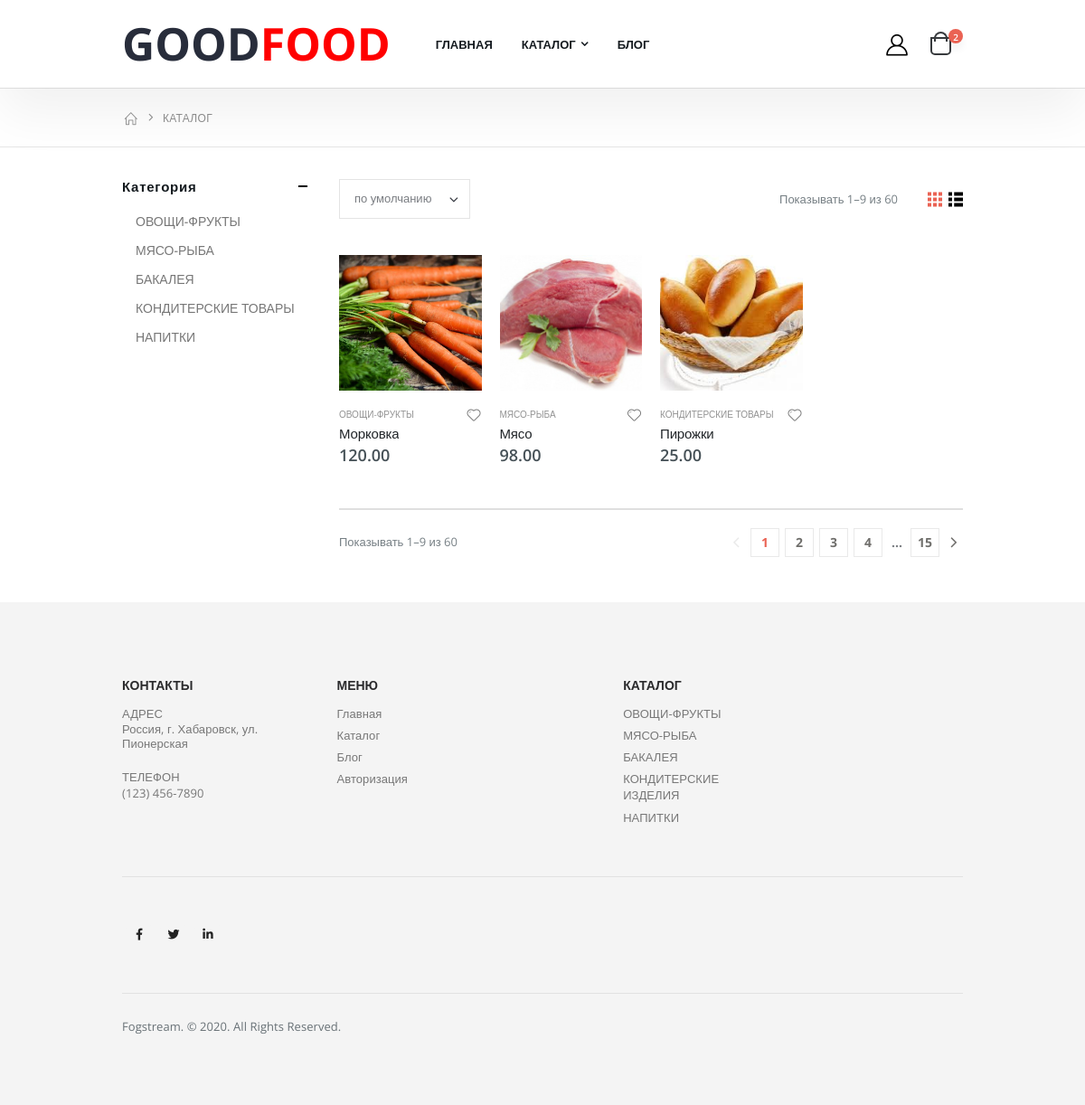
The page /catalog on the database as committed earlier.
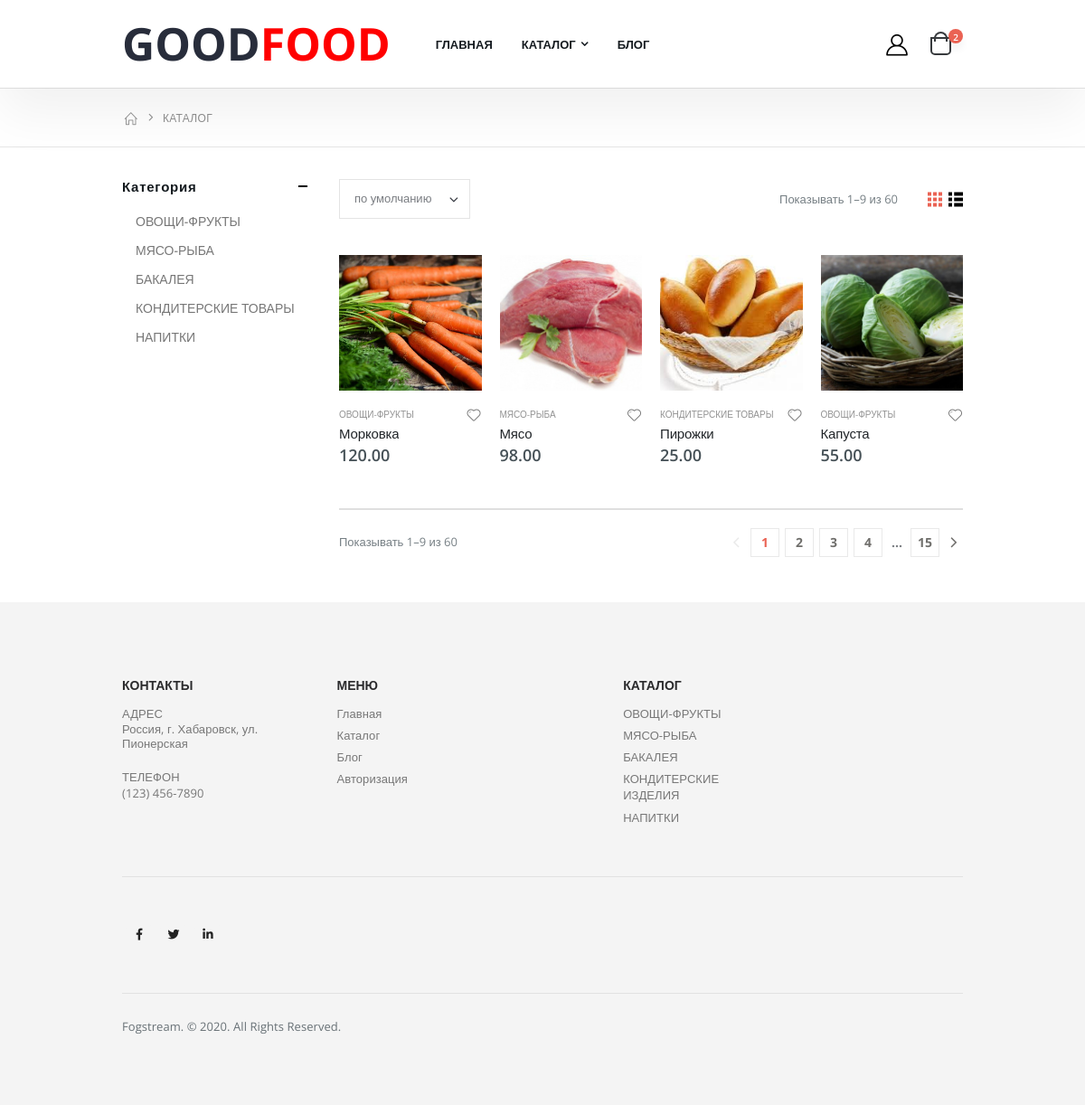
The same page on the database as committed later.
### shop/models.py (models this page shows, shortened)
class Product(models.Model):
    name = models.CharField(max_length=30)
    price = models.DecimalField(decimal_places=2, max_digits=6)
    description = models.TextField()
    category = models.ForeignKey('Category', on_delete=models.CASCADE)
    chosen = models.BooleanField(default=False)
    slider = models.BooleanField(default=False)

class Image(models.Model):
    image = models.ImageField(upload_to='images')
    product = models.ForeignKey('Product', on_delete=models.CASCADE)

class Category(models.Model):
    name = models.CharField(max_length=30)
    def __str__(self):
        return self.name

### shop/views.py (the view)
# urls.py: path('catalog', views.catalog, name='catalog'),
def catalog(request, category_id=None):
    if category_id:
        products = Product.objects.filter(category_id=category_id)
    else:
        products = Product.objects.all()
    return render(request, 'catalog.html', {"products": products})

### templates/catalog.html (shortened to what this page needs)
{% extends "index.html" %}
{% load static %}
{% block content %}
        <main class="main">
            <nav aria-label="breadcrumb" class="breadcrumb-nav">
                <div class="container">
                    <ol class="breadcrumb">
                        <li class="breadcrumb-item"><a href="{% url 'shop:index' %}"><i class="icon-home"></i></a></li>
                        <li class="breadcrumb-item active" aria-current="page">КАТАЛОГ</li>
                    </ol>
                </div>
            </nav>
            <div class="container">
                <div class="row">
                    <div class="col-lg-9">
                        <nav class="toolbox mb-4">
                            <div class="toolbox-left">
                                <div class="toolbox-item toolbox-sort">
                                    <div class="select-custom">
                                        <select name="orderby" class="form-control">
                                            <option value="menu_order" selected="selected">по умолчанию</option>
                                        </select>
                                    </div>
                                </div>
                            </div>
                            <div class="toolbox-item toolbox-show">
                                <label>Показывать 1–9 из 60</label>
                            </div>
                            <div class="layout-modes">
                                <a href="{% url 'shop:catalog' %}" class="layout-btn btn-grid active" title="Grid">
                                    <i class="icon-mode-grid"></i>
                                </a>
                                <a href="{% url 'shop:catalog' %}" class="layout-btn btn-list" title="List">
                                    <i class="icon-mode-list"></i>
                                </a>
                            </div>
                        </nav>
                        <div class="row row-sm">
                            {% for element in products %}
                            <div class="col-6 col-md-4 col-lg-3">
                                <div class="product-default inner-quickview inner-icon">
                                    <figure>
                                        <a href="{% url 'shop:product' element.id %}">
                                            <img src="{{ element.image_set.first.image.url }}">
                                        </a>
                                        <div class="btn-icon-group">
                                            <a href="{% url 'shop:cart' element.id %}"><button class="btn-icon btn-add-cart" data-toggle="modal" data-target="#addCartModal"></button></a>
                                        </div>
                                    </figure>
                                    <div class="product-details">
                                        <div class="category-wrap">
                                            <div class="category-list">
                                                <a href="{% url 'shop:catalog' element.category.id %}" class="product-category">{{ element.category }}</a>
                                            </div>
                                            <a href="#" class="btn-icon-wish"><i class="icon-heart"></i></a>
                                        </div>
                                        <h2 class="product-title">
                                            <a href="{% url 'shop:product' element.id %}">{{ element.name }}</a>
                                        </h2>
                                        <div class="price-box">
                                            <span class="product-price">{{ element.price }}</span>
                                        </div>
                                    </div>
                                </div>
                            </div>
                            {% endfor %}
                        </div>
                        <nav class="toolbox toolbox-pagination">
                            <div class="toolbox-item toolbox-show">
                                <label>Показывать 1–9 из 60 </label>
                            </div>
                            <ul class="pagination">
                                <li class="page-item disabled">
                                    <a class="page-link page-link-btn" href="#"><i class="icon-angle-left"></i></a>
                                </li>
                                <li class="page-item active">
                                    <a class="page-link" href="#">1 <span class="sr-only">(current)</span></a>
                                </li>
                                <li class="page-item"><a class="page-link" href="#">2</a></li>
                                <li class="page-item"><a class="page-link" href="#">3</a></li>
                                <li class="page-item"><a class="page-link" href="#">4</a></li>
                                <li class="page-item"><span>...</span></li>
                                <li class="page-item"><a class="page-link" href="#">15</a></li>
                                <li class="page-item">
                                    <a class="page-link page-link-btn" href="#"><i class="icon-angle-right"></i></a>
                                </li>
                            </ul>
                        </nav>
                    </div>
                    <aside class="sidebar-shop col-lg-3 order-lg-first">
                        <div class="sidebar-wrapper">
                            <div class="widget">
                                <h3 class="widget-title">
                                    <a data-toggle="collapse" href="{% url 'shop:catalog' %}" role="button" aria-expanded="true" aria-controls="widget-body-2">Категория</a>
                                </h3>
                                <div class="collapse show" id="widget-body-2">
                                    <div class="widget-body">
                                        <ul class="cat-list">
                                            <li><a href="{% url 'shop:catalog' 1 %}">ОВОЩИ-ФРУКТЫ</a></li>
                                            <li><a href="{% url 'shop:catalog' 2 %}">МЯСО-РЫБА</a></li>
                                            <li><a href="{% url 'shop:catalog' 3 %}">БАКАЛЕЯ</a></li>
                                            <li><a href="{% url 'shop:catalog' 4 %}">КОНДИТЕРСКИЕ ТОВАРЫ</a></li>
                                            <li><a href="{% url 'shop:catalog' 5 %}">НАПИТКИ</a></li>
                                        </ul>
                                    </div>
                                </div>
                            </div>
                        </div>
                    </aside>
                </div>
            </div>
        </main>
{% endblock content %}

### templates/index.html (shortened to what this page needs)
{% load static %}
<!DOCTYPE html>
<html lang="en">
<head>
    <link rel="stylesheet" href="{% static 'css/bootstrap.min.css' %}">
    <link rel="stylesheet" href="{% static 'css/style.min.css' %}">
    <link rel="stylesheet" type="text/css" href="{% static 'vendor/fontawesome-free/css/all.min.css' %}">
</head>
<body>
    <div class="page-wrapper">
        <header class="header">
            <div class="header-bottom sticky-header">
                <div class="container">
                    <div class="row row-sm">
                        <div class="col-lg-2 header-left">
                            <a href="{% url 'shop:index' %}" class="logo">
                                <h1>GOOD<span style="color: red;">FOOD</span></h1>
                            </a>
                        </div>
                        <div class="col-lg-8 header-center">
                            <nav class="main-nav">
                                <ul class="menu">
                                    <li>
                                        <a href="{% url 'shop:index' %}">ГЛАВНАЯ</a>
                                    </li>
                                    <li class="">
                                        <a href="{% url 'shop:catalog' %}">КАТАЛОГ</a>
                                    </li>
                                    <li>
                                        <a href="{% url 'shop:blog' %}">БЛОГ</a>
                                    </li>
                                </ul>
                            </nav>
                        </div>
                        <div class="col-lg-2 header-right">
                            <a href="{% url 'shop:dashboard' %}">
                                <div class="header-user">
                                    <i class="icon-user-2"></i>
                                </div>
                            </a>
                            <div class="dropdown cart-dropdown">
                                <a href="{% url 'shop:cart' %}" class="dropdown-toggle" role="button" data-toggle="dropdown" aria-haspopup="true" aria-expanded="false" data-display="static">
                                    <i class="minicart-icon"></i>
                                    <span class="cart-count">2</span>
                                </a>
                            </div>
                        </div>
                    </div>
                </div>
            </div>
        </header>
        {% block content %}{% endblock content %}
        <footer class="bg-grey footer">
            <div class="container">
                <div class="footer-top">
                    <div class="row row-sm">
                        <div class="col-md-4 col-lg-3">
                            <div class="widget">
                                <h3 class="widget-title">КОНТАКТЫ</h3>
                                <div class="widget-content">
                                    <ul>
                                        <li class="subwidget">
                                            <h4 class="subwidget-title">адрес</h4>
                                            <p>Россия, г. Хабаровск, ул. Пионерская</p>
                                        </li>
                                    </ul>
                                    <ul>
                                        <li class="subwidget">
                                            <h4 class="subwidget-title">телефон</h4>
                                            <a href="#">(123) 456-7890</a>
                                        </li>
                                    </ul>
                                </div>
                            </div>
                        </div>
                        <div class="col-md-4 col-lg-4">
                            <div class="widget">
                                <h3 class="widget-title">МЕНЮ</h3>
                                <div class="widget-content row row-sm">
                                    <div class="col-lg-6">
                                        <ul>
                                            <li><a href="{% url 'shop:index' %}">Главная</a></li>
                                            <li><a href="{% url 'shop:catalog' %}">Каталог</a></li>
                                            <li><a href="{% url 'shop:blog' %}">Блог</a></li>
                                            <li><a href="{% url 'shop:login' %}">Авторизация</a></li>
                                        </ul>
                                    </div>
                                </div>
                            </div>
                        </div>
                        <div class="col-md-4 col-lg-5">
                            <div class="widget">
                                <h3 class="widget-title">КАТАЛОГ</h3>
                                <div class="widget-content row row-sm ul-separate">
                                    <div class="col-lg-4">
                                        <ul>
                                            <li><a href="{% url 'shop:catalog' 1 %}">ОВОЩИ-ФРУКТЫ</a></li>
                                            <li><a href="{% url 'shop:catalog' 2 %}">МЯСО-РЫБА</a></li>
                                            <li><a href="{% url 'shop:catalog' 3 %}">БАКАЛЕЯ</a></li>
                                            <li><a href="{% url 'shop:catalog' 4 %}">КОНДИТЕРСКИЕ ИЗДЕЛИЯ</a></li>
                                            <li><a href="{% url 'shop:catalog' 5 %}">НАПИТКИ</a></li>
                                        </ul>
                                    </div>
                                </div>
                            </div>
                        </div>
                    </div>
                </div>
                <div class="footer-middle">
                    <div class="social-icons">
                        <a href="#" target="_blank" class="social-icon"><i class="fab fa-facebook-f"></i></a>
                        <a href="#" target="_blank" class="social-icon"><i class="fab fa-twitter"></i></a>
                        <a href="#" target="_blank" class="social-icon"><i class="fab fa-linkedin-in"></i></a>
                    </div>
                </div>
                <div class="footer-bottom">
                    <p>Fogstream. © 2020. All Rights Reserved.</p>
                </div>
            </div>
        </footer>
    </div>
</body>
</html>

Rows that differ between the two databases and show on the page:
added Product: image_set.first.image (picture), category "ОВОЩИ-ФРУКТЫ", name "Капуста", price "55.00"
